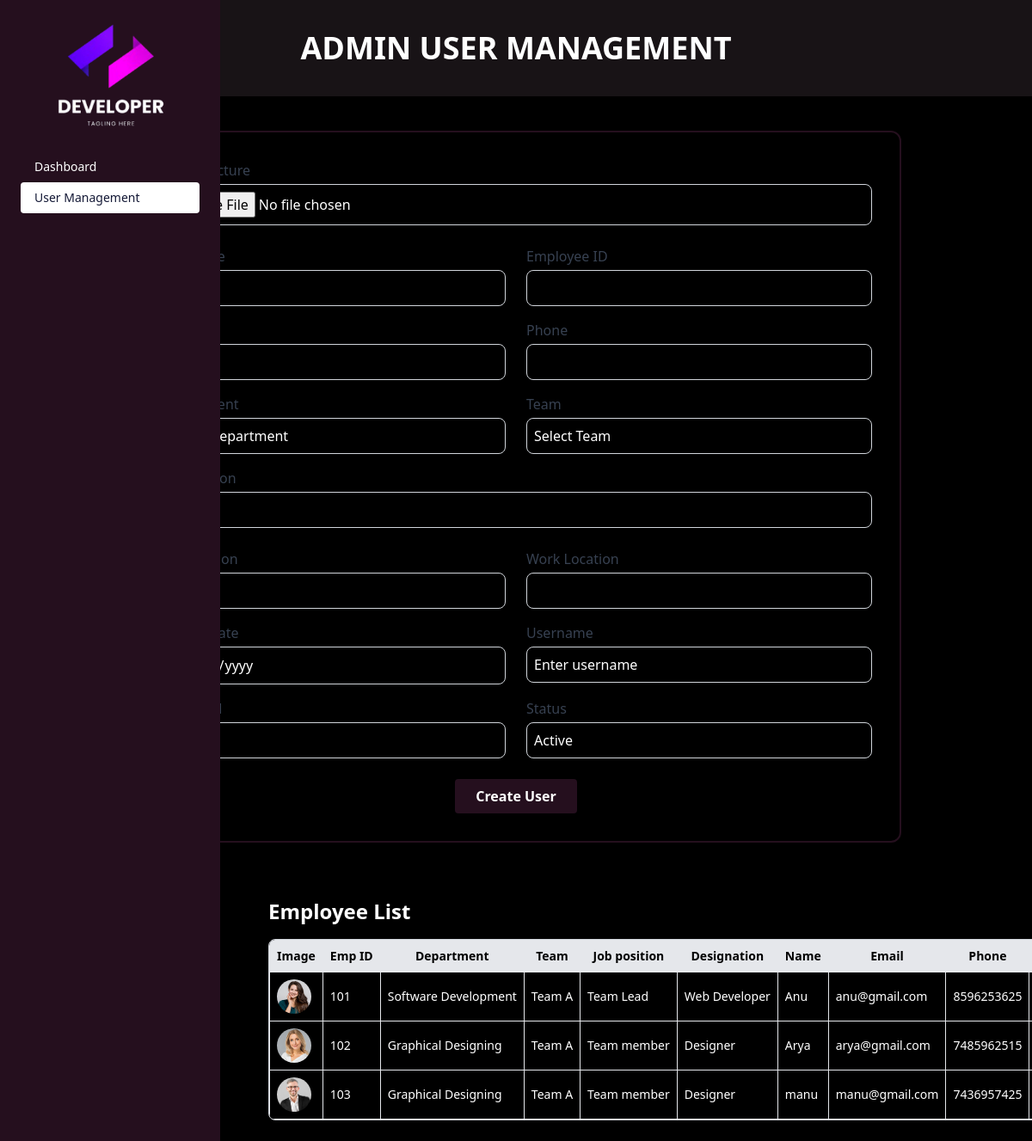
Before: /admin_usermanagement with the older database file.
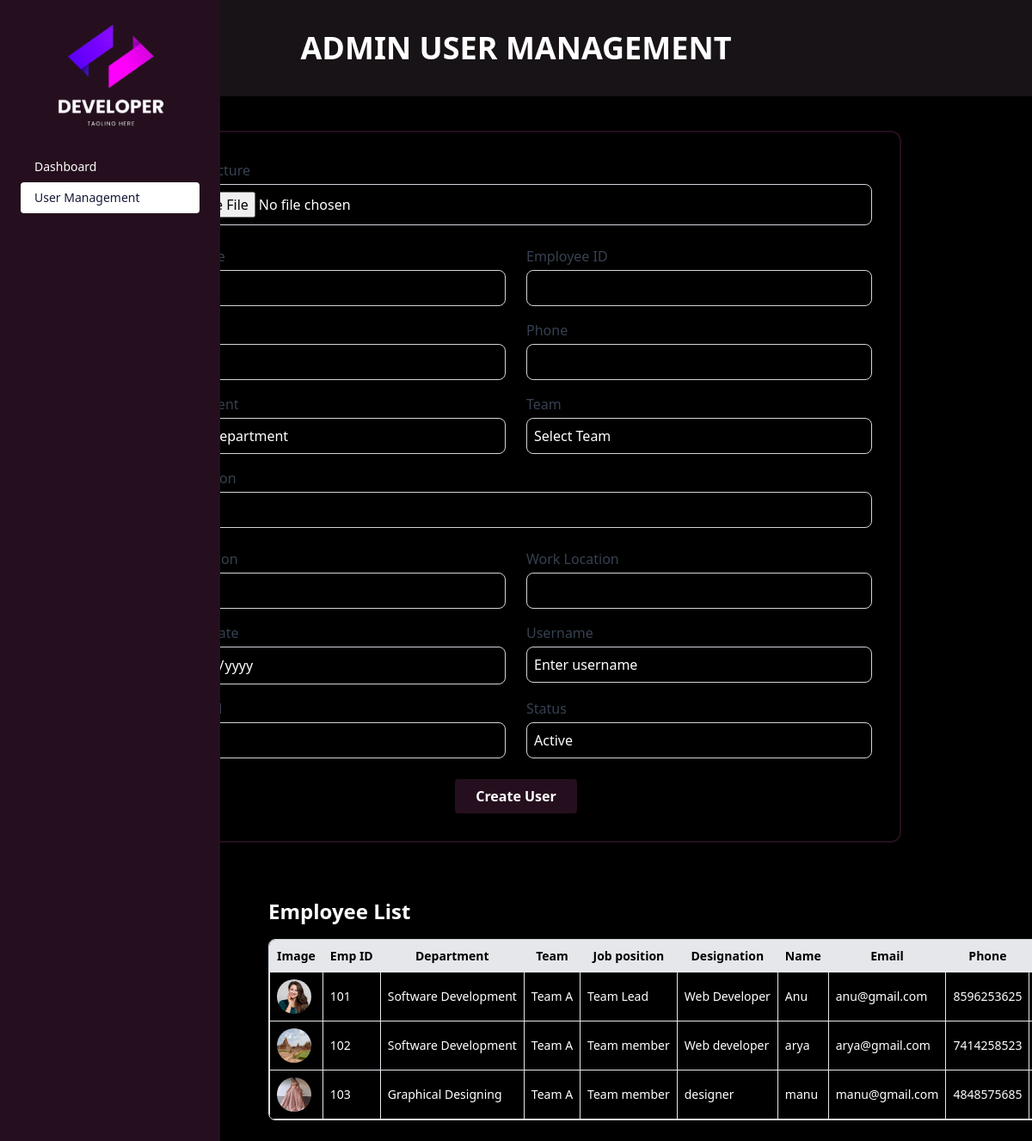
After: the same page with the newer database file.
### monitoringapp/models.py (models this page shows, shortened)
class User(models.Model):
    STATUS_CHOICES = (
        ('active', 'Active'),
        ('inactive', 'Inactive'),
    )
    name = models.CharField(max_length=150)
    employee_id = models.CharField(max_length=50, unique=True)
    email = models.EmailField(unique=True)
    phone = models.CharField(max_length=15, blank=True, null=True)
    department = models.ForeignKey(Department, on_delete=models.SET_NULL, null=True)
    team = models.ForeignKey(Team, on_delete=models.SET_NULL, null=True, blank=True)
    job_Position = models.CharField(max_length=100)
    designation = models.CharField(max_length=100)
    work_location = models.CharField(max_length=150, blank=True, null=True)
    joining_date = models.DateField(auto_now_add=True)
    username = models.CharField(max_length=100, unique=True)
    password = models.CharField(max_length=128)
    status = models.CharField(max_length=10, choices=STATUS_CHOICES, default='active')
    profile_image = models.ImageField(upload_to='user_images/', blank=True, null=True)

class Department(models.Model):
    name = models.CharField(max_length=100, unique=True)
    def __str__(self):
        return self.name

class Team(models.Model):
    name = models.CharField(max_length=100, unique=True)
    def __str__(self):
       return self.name

### monitoringapp/views.py (the view, shortened to what this page needs)
# urls.py: path('admin_usermanagement',views.admin_usermanagement,name='admin_usermanagement'),
@csrf_exempt
def admin_usermanagement(request):
    users = User.objects.all()
    departments = Department.objects.all()
    teams = Team.objects.all()
    context = {
        "users": users,
        "departments": departments,
        "teams": teams,
    }
    return render(request, "admin_usermanagement.html", context)

### monitoringapp/templates/admin_usermanagement.html (shortened to what this page needs)
{% load static %}
<!DOCTYPE html>
<html lang="en">
<head>
  <script src="https://cdn.tailwindcss.com"></script>
  <link rel="stylesheet" href="{% static 'css/admin.css' %}">
</head>
<body class="bg-black text-[#151a37] font-sans select-none">
<div id="sidebar" class="fixed top-0 left-0 h-full w-64 bg-[#250f1e] text-white p-6 z-50 transform -translate-x-full md:translate-x-0 transition-transform duration-300 ease-in-out">
  <div class="flex items-center justify-between mb-6">
    <div class="w-full flex justify-center select-none">
      <img src="{% static 'images/logo.png' %}" alt="Logo" class="w-32 h-32 object-contain">
    </div>
  </div>
  <nav class="select-none">
    <ul class="space-y-8 text-sm">
      <li>
        <a href="{% url 'admin_dashboard' %}" class="block py-2 px-4 rounded hover:bg-white hover:text-[#151a37]">Dashboard</a>
        <a href="{% url 'admin_usermanagement' %}" class="block py-2 px-4 rounded bg-white text-[#151a37]">User Management</a>
      </li>
    </ul>
  </nav>
</div>
<div class="bg-[#181316] w-full h-28 flex items-center justify-center select-none">
  <h1 class="uppercase text-white text-3xl md:text-4xl font-bold">Admin User Management</h1>
</div>
<div class="flex justify-center items-center mt-10 px-4">
  <form method="POST" enctype="multipart/form-data"
        class="border-2 border-[#250f1e] bg-transparent hover:text-black shadow-lg rounded-xl p-6 sm:p-8 w-full max-w-4xl">
    <div class="mb-6">
      <label for="profile_image" class="block text-gray-700 font-medium mb-1">Profile Picture</label>
      <input type="file" id="profile_image" name="profile_image" accept="image/*"
             class="w-full border border-gray-300 rounded-lg p-2 bg-transparent focus:ring-2 focus:ring-purple-600">
    </div>
    <div class="grid grid-cols-1 md:grid-cols-2 gap-6 mb-4">
      <div>
        <label for="name" class="block text-gray-700 font-medium mb-1">Full Name</label>
        <input type="text" id="name" name="name"
               class="w-full border border-gray-300 rounded-lg p-2 bg-transparent focus:ring-2 focus:ring-purple-600" required>
      </div>
      <div>
        <label for="employee_id" class="block text-gray-700 font-medium mb-1">Employee ID</label>
        <input type="text" id="employee_id" name="employee_id"
               class="w-full border border-gray-300 rounded-lg p-2 bg-transparent focus:ring-2 focus:ring-purple-600" required>
      </div>
    </div>
    <div class="grid grid-cols-1 md:grid-cols-2 gap-6 mb-4">
      <div>
        <label for="email" class="block text-gray-700 font-medium mb-1">Email</label>
        <input type="email" id="email" name="email"
               class="w-full border border-gray-300 rounded-lg p-2 bg-transparent focus:ring-2 focus:ring-purple-600" required>
      </div>
      <div>
        <label for="phone" class="block text-gray-700 font-medium mb-1">Phone</label>
        <input type="text" id="phone" name="phone"
               class="w-full border border-gray-300 rounded-lg p-2 bg-transparent focus:ring-2 focus:ring-purple-600">
      </div>
    </div>
    <div class="grid grid-cols-1 md:grid-cols-2 gap-6 mb-4">
  <div>
    <label for="department" class="block text-gray-700 font-medium mb-1">Department</label>
<select id="department" name="department"class="w-full border border-gray-300 rounded-lg p-2 bg-black text-white focus:ring-2 focus:ring-purple-600" required>
  <option value="">Select Department</option>
</select>
  </div>
  <div>
    <label for="team" class="block text-gray-700 font-medium mb-1">Team</label>
    <select id="team" name="team"
            class="w-full border border-gray-300 rounded-lg p-2 bg-transparent focus:ring-2 focus:ring-purple-600">
      <option value="">Select Team</option>
    </select>
  </div>
</div>
   <div class="grid grid-cols-1 md:grid-cols-2 gap-6 mb-4">
  <div class="md:col-span-2">
    <label for="job_Position" class="block text-gray-700 font-medium mb-1">Job Position</label>
    <input type="text" id="job_Position" name="job_Position"
           class="w-full border border-gray-300 rounded-lg p-2 bg-transparent focus:ring-2 focus:ring-purple-600"
           required>
  </div>
  <div>
    <label for="designation" class="block text-gray-700 font-medium mb-1">Designation</label>
    <input type="text" id="designation" name="designation"
           class="w-full border border-gray-300 rounded-lg p-2 bg-transparent focus:ring-2 focus:ring-purple-600" required>
  </div>
  <div>
    <label for="work_location" class="block text-gray-700 font-medium mb-1">Work Location</label>
    <input type="text" id="work_location" name="work_location"
           class="w-full border border-gray-300 rounded-lg p-2 bg-transparent focus:ring-2 focus:ring-purple-600">
  </div>
</div>
    <div class="grid grid-cols-1 md:grid-cols-2 gap-6 mb-4">
  <div>
    <label for="joining_date" class="block text-gray-700 font-medium mb-1">Joining Date</label>
    <input type="date" id="joining_date" name="joining_date"
           class="w-full border border-gray-300 rounded-lg p-2 bg-transparent focus:ring-2 focus:ring-purple-600" required>
  </div>
  <div>
    <label for="username" class="block text-gray-700 font-medium mb-1">Username</label>
    <input type="text" id="username" name="username"
           class="w-full border border-gray-300 rounded-lg p-2 bg-transparent placeholder-white focus:ring-2 focus:ring-purple-600"
           placeholder="Enter username" required>
  </div>
</div>
    <div class="grid grid-cols-1 md:grid-cols-2 gap-6 mb-6">
      <div>
    <label for="password" class="block text-gray-700 font-medium mb-1">Password</label>
    <input type="password" id="password" name="password"
           class="w-full border border-gray-300 rounded-lg p-2 bg-transparent text-white placeholder-gray-400 focus:ring-2 focus:ring-purple-600"
           required>
  </div>
      <div>
        <label for="status" class="block text-gray-700 font-medium mb-1">Status</label>
        <select id="status" name="status"
                class="w-full border border-gray-300 rounded-lg p-2 bg-transparent focus:ring-2 focus:ring-purple-600">
          <option value="active">Active</option>
        </select>
      </div>
    </div>
    <div class="text-center">
      <button type="submit" class="bg-[#250f1e] text-white font-semibold py-2 px-6 rounded hover:bg-purple-800 transition duration-200">
        Create User
      </button>
    </div>
  </form>
</div>
<div class="container mx-auto p-4 sm:p-6 lg:ml-[18rem] mt-6 lg:mt-10">
  <h2 class="text-xl sm:text-2xl font-bold mb-4 text-white">Employee List</h2>
  <div class="overflow-x-auto max-w-5xl border border-gray-300 rounded-lg">
    <table class="min-w-[1200px] border-collapse border text-sm text-white">
      <thead class="bg-gray-200 text-black">
        <tr>
          <th class="p-2 border whitespace-nowrap">Image</th>
          <th class="p-2 border whitespace-nowrap">Emp ID</th>
          <th class="p-2 border whitespace-nowrap">Department</th>
          <th class="p-2 border whitespace-nowrap">Team</th>
          <th class="p-2 border whitespace-nowrap">Job position</th>
          <th class="p-2 border whitespace-nowrap">Designation</th>
          <th class="p-2 border whitespace-nowrap">Name</th>
          <th class="p-2 border whitespace-nowrap">Email</th>
          <th class="p-2 border whitespace-nowrap">Phone</th>
          <th class="p-2 border whitespace-nowrap">Work Location</th>
        </tr>
      </thead>
      <tbody>
        {% for user in users %}
        <tr class="hover:bg-gray-700">
          <td class="p-2 border whitespace-nowrap">
            {% if user.profile_image %}
              <img src="{{ user.profile_image.url }}" class="w-10 h-10 rounded-full">
            {% else %}
              No Image
            {% endif %}
          </td>
          <td class="p-2 border whitespace-nowrap">{{ user.employee_id }}</td>
          <td class="p-2 border whitespace-nowrap">{{ user.department }}</td>
          <td class="p-2 border whitespace-nowrap">{{ user.team }}</td>
          <td class="p-2 border whitespace-nowrap">{{ user.job_Position }}</td>
          <td class="p-2 border whitespace-nowrap">{{ user.designation }}</td>
          <td class="p-2 border whitespace-nowrap">{{ user.name }}</td>
          <td class="p-2 border whitespace-nowrap">{{ user.email }}</td>
          <td class="p-2 border whitespace-nowrap">{{ user.phone }}</td>
          <td class="p-2 border whitespace-nowrap">{{ user.work_location }}</td>
        </tr>
        {% endfor %}
      </tbody>
    </table>
  </div>
</div>
</body>
</html>

### monitoringapp/static/css/admin.css (style rules this page uses)
input, select, textarea { background-color: transparent !important; color: white !important; }
html, body { overflow-x: hidden; width: 100%; }

### monitoringapp/templates/admin_usermanagement.html (style rules this page uses)
select { color: white; background-color: #000; border: 1px solid #444; border-radius: 0.5rem; padding: 0.5rem; width: 100%; appearance: none; -webkit-appearance: none; -moz-appearance: none; cursor: pointer; }
select option { color: white; background-color: #000; }
select:hover, select:focus, select option:hover, select option:focus, select option:checked { color: white !important; background-color: #000 !important; }

Changed rows visible on the page:
removed User: profile_image (picture), employee_id "102", department "Graphical Designing", team "Team A", job_Position "Team member", designation "Designer", name "Arya", email "arya@gmail.com", phone "7485962515"
removed User: profile_image (picture), employee_id "103", department "Graphical Designing", team "Team A", job_Position "Team member", designation "Designer", name "manu", email "manu@gmail.com", phone "7436957425"
added User: profile_image (picture), employee_id "102", department "Software Development", team "Team A", job_Position "Team member", designation "Web developer", name "arya", email "arya@gmail.com", phone "7414258523"
added User: profile_image (picture), employee_id "103", department "Graphical Designing", team "Team A", job_Position "Team member", designation "designer", name "manu", email "manu@gmail.com", phone "4848575685"
